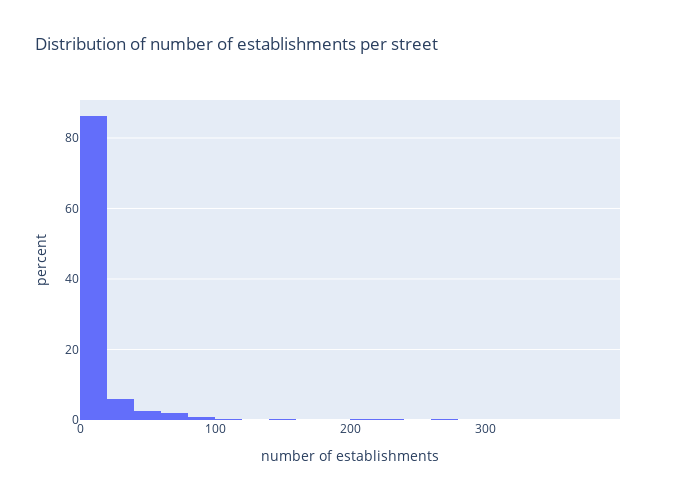

Notebook code cell kept with this figure:
### Markdown cell above
#### General distribution of shops per street

### Code cell
print()
print(
    f"Total number of streets: {shops_per_street['street'].size}"
)

fig = px.histogram(
    shops_per_street,
    x='n_places',
    title='Distribution of number of establishments per street',
    nbins=20,
    height=500,
    width=700,
    histnorm='percent'
)
fig.update_xaxes(
    title='number of establishments'
)

### Figure 1 — Plotly figure (JSON) as saved in the notebook; plotly's stock layout.template omitted (floating-point values rounded to 4 significant figures; data arrays with more than 128 entries replaced by an {"elided": "..."} marker saying what was removed)
{"data": [{"alignmentgroup": "True", "bingroup": "x", "histnorm": "percent", "hovertemplate": "n_places=%{x}<br>percent=%{y}<extra></extra>", "legendgroup": "", "marker": {"color": "#636efa", "pattern": {"shape": ""}}, "name": "", "nbinsx": 20, "offsetgroup": "", "orientation": "v", "showlegend": false, "type": "histogram", "x": {"elided": "741 int values"}, "xaxis": "x", "yaxis": "y"}], "layout": {"barmode": "relative", "height": 500, "legend": {"tracegroupgap": 0}, "title": {"text": "Distribution of number of establishments per street"}, "width": 700, "xaxis": {"anchor": "y", "autorange": true, "domain": [0, 1], "range": [-0.5, 399.5], "title": {"text": "number of establishments"}, "type": "linear"}, "yaxis": {"anchor": "x", "autorange": true, "domain": [0, 1], "range": [0, 90.77], "title": {"text": "percent"}}}}
